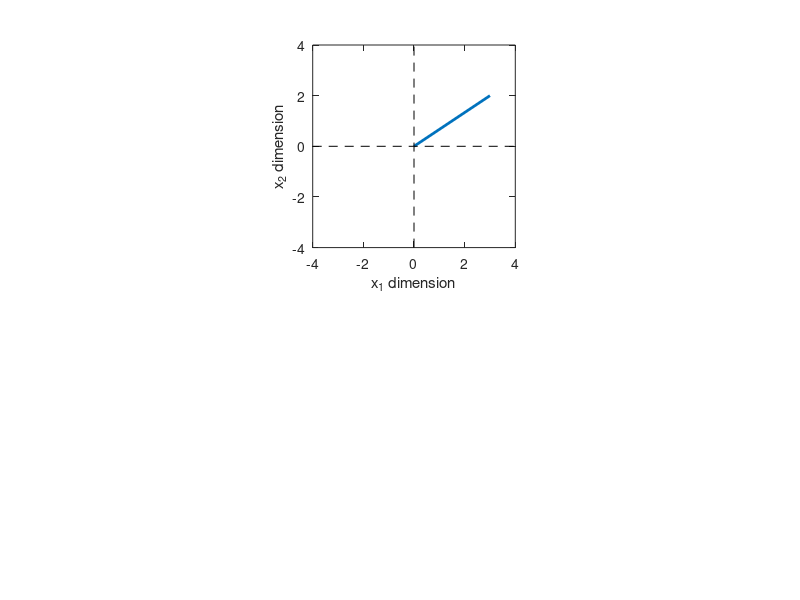

This chart was generated by the following MATLAB code:
v2 = [3 -2];
v3 = [3 2];

figure(1)
subplot(211)

plot([0 v3(1)],[0 v3(2)],'LineWidth',2)

axis square
axis ([-4 4 -4 4])
hold on
plot(get(gca,'xlim'),[0 0],'k--')
plot([0 0], get(gca,'ylim'),'k--')
xlabel('x_1 dimension')
ylabel('x_2 dimension')